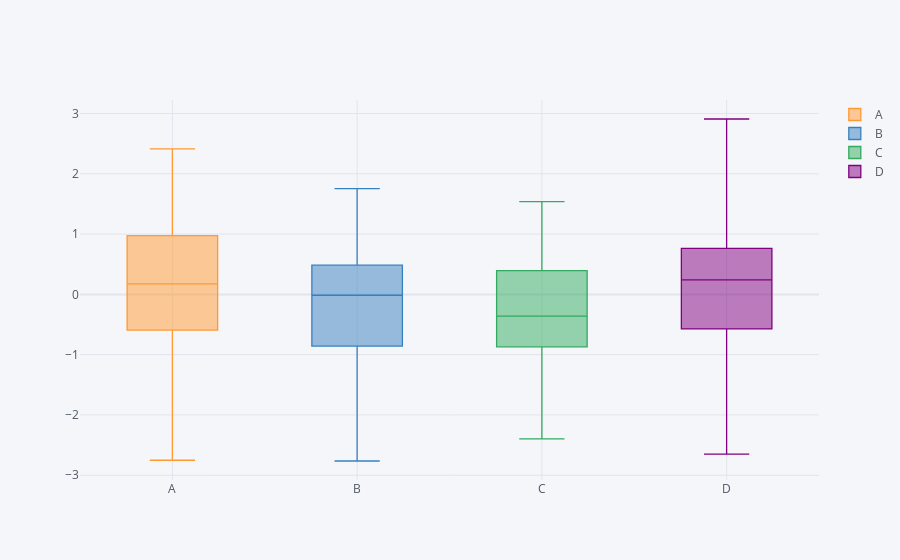

The code cell stored with this chart in its notebook:
### Markdown cell above
### Boxplots

### Code cell
df.iplot(kind='box')
